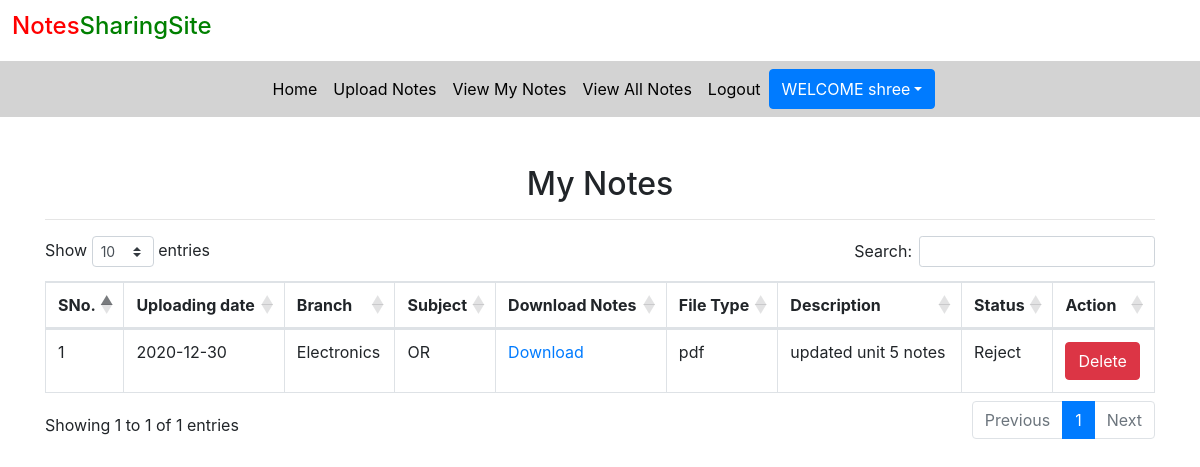
The app's page /view_mynotes (signed in) with its own data.
### notes/models.py (models this page shows, shortened)
class Notes(models.Model):
	user=models.ForeignKey(User,on_delete=models.CASCADE)
	uploadingdate=models.CharField(max_length=30)
	branch=models.CharField(max_length=30)
	subject=models.CharField(max_length=30)
	notesfile=models.FileField(null=True)
	filetype=models.CharField(max_length=30)
	description=models.CharField(max_length=200,null=True)
	status=models.CharField(max_length=15)

### notes/views.py (the view)
# urls.py: path('view_mynotes',view_mynotes,name='view_mynotes'),
def view_mynotes(request):
	if not request.user.is_authenticated:
		return redirect('login')
	user = User.objects.get(id=request.user.id)
	notes = Notes.objects.filter(user=user)
	d={'notes':notes}
	return render(request,'view_mynotes.html',d)

### notes/templates/view_mynotes.html (shortened to what this page needs)
{% extends 'usernavigation.html' %}
{% load static %}
{% block body %}
<link rel ="stylesheet" href="https://cdnjs.cloudflare.com/ajax/libs/twitter-bootstrap/4.5.2/css/bootstrap.css">
<link rel ="stylesheet" href="https://cdn.datatables.net/1.10.22/css/dataTables.bootstrap4.min.css">
<div class="container mt-5">
	<h2 class="text-center">My Notes</h2>
			<HR>
			<table class="table table-bordered" id="example">
				<thead>
					<tr>
						<th>SNo.</th>
						<th>Uploading date</th>
						<th>Branch</th>
						<th>Subject</th>
						<th>Download Notes</th>
						<th>File Type</th>
						<th>Description</th>
						<th>Status</th>
						<th>Action</th>
					</tr>
				</thead>
					{% for i in notes %}
					<tbody>
					<tr>
						<td>{{forloop.counter}}</td>
						<td>{{i.uploadingdate}}</td>
						<td>{{i.branch}}</td>
						<td>{{i.subject}}</td>
						<td><a href="{{i.notesfile.url}}" download>Download</a></td>
						<td>{{i.filetype}}</td>
						<td>{{i.description}}</td>
						<td>{{i.status}}</td>
						<td><a href="{% url 'delete_mynotes' i.id %}" class="btn btn-danger" onclick="return confirm('Do You want to delete?')">Delete</a></td>
					</tr>
					{% endfor %}
				</tbody>
			</table>
</div>
{% endblock %}

### notes/templates/usernavigation.html (shortened to what this page needs)
<html lang="en">
<head>
  {% load static %}
  <link rel="stylesheet" href="https://maxcdn.bootstrapcdn.com/bootstrap/4.3.1/css/bootstrap.min.css">
  <link rel="stylesheet" href="https://use.fontawesome.com/releases/v5.6.3/css/all.css">
  <link rel="stylesheet" href="{% static 'css/mystyle.css'%}">
</head>
<body>
  <h4 style="padding: 1%"><span style="color: red">Notes</span><span style="color: green">SharingSite</span></h4>
<nav class="navbar navbar-expand-sm justify-content-center" style="background-color: lightgrey">
  <ul class="navbar-nav">
    <li class="navbar-item">
      <a href="{% url 'profile' %}" class="nav-link">Home</a>
    </li>
    <li class="navbar-item">
      <a href="{% url 'upload_notes' %}" class="nav-link">Upload Notes</a>
    </li>
    <li class="navbar-item">
      <a href="{% url 'view_mynotes' %}" class="nav-link">View My Notes</a>
    </li>
    <li class="navbar-item">
      <a href="{% url 'viewallnotes' %}" class="nav-link">View All Notes</a>
    </li>
    <li class="navbar-item">
      <a href="{% url 'logout' %}" class="nav-link">Logout</a>
    </li>
    <div class="btn-group ">
      <button type="button" class="btn btn-primary dropdown-toggle" data-toggle="dropdown">WELCOME {{request.user.first_name}}</button>
    </div>
  </ul>
</nav>
</body>
</html>
{% block body %}
{% endblock %}

### notes/static/css/mystyle.css (style rules this page uses)
.nav-link { color: black; }

### records on screen
Notes: uploadingdate "2020-12-30", branch "Electronics", subject "OR", filetype "pdf", description "updated unit 5 notes", status "Reject"

### other values on screen
{{ request.user.first_name }} "shree"
